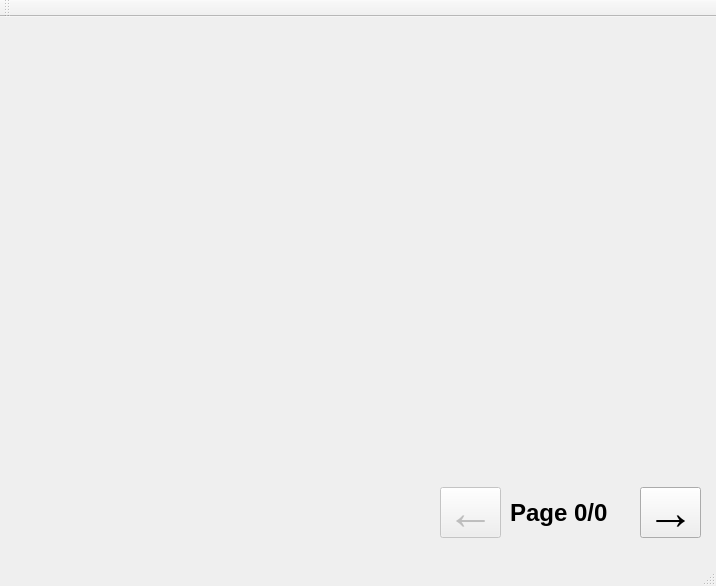
<?xml version="1.0" encoding="UTF-8"?>
<ui version="4.0">
 <class>MainWindow</class>
 <widget class="QMainWindow" name="MainWindow">
  <property name="geometry">
   <rect>
    <x>0</x>
    <y>0</y>
    <width>716</width>
    <height>586</height>
   </rect>
  </property>
  <property name="windowTitle">
   <string>MainWindow</string>
  </property>
  <widget class="QWidget" name="centralWidget">
   <widget class="QLabel" name="pageLabel">
    <property name="geometry">
     <rect>
      <x>510</x>
      <y>480</y>
      <width>111</width>
      <height>31</height>
     </rect>
    </property>
    <property name="font">
     <font>
      <pointsize>18</pointsize>
      <weight>75</weight>
      <bold>true</bold>
     </font>
    </property>
    <property name="text">
     <string>Page 0/0</string>
    </property>
   </widget>
   <widget class="QPushButton" name="nextButtton">
    <property name="geometry">
     <rect>
      <x>640</x>
      <y>470</y>
      <width>61</width>
      <height>51</height>
     </rect>
    </property>
    <property name="font">
     <font>
      <pointsize>36</pointsize>
      <weight>75</weight>
      <bold>true</bold>
     </font>
    </property>
    <property name="text">
     <string>→</string>
    </property>
   </widget>
   <widget class="QPushButton" name="prevButton">
    <property name="enabled">
     <bool>false</bool>
    </property>
    <property name="geometry">
     <rect>
      <x>440</x>
      <y>470</y>
      <width>61</width>
      <height>51</height>
     </rect>
    </property>
    <property name="font">
     <font>
      <pointsize>36</pointsize>
      <weight>75</weight>
      <bold>true</bold>
     </font>
    </property>
    <property name="text">
     <string>←</string>
    </property>
   </widget>
   <widget class="QWidget" name="pageContainer" native="true">
    <property name="geometry">
     <rect>
      <x>10</x>
      <y>10</y>
      <width>700</width>
      <height>450</height>
     </rect>
    </property>
    <property name="autoFillBackground">
     <bool>true</bool>
    </property>
    <widget class="QWidget" name="verticalLayoutWidget">
     <property name="geometry">
      <rect>
       <x>-1</x>
       <y>-1</y>
       <width>701</width>
       <height>451</height>
      </rect>
     </property>
     <layout class="QVBoxLayout" name="verticalLayout"/>
    </widget>
   </widget>
  </widget>
  <widget class="QMenuBar" name="menuBar">
   <property name="geometry">
    <rect>
     <x>0</x>
     <y>0</y>
     <width>716</width>
     <height>21</height>
    </rect>
   </property>
  </widget>
  <widget class="QToolBar" name="mainToolBar">
   <attribute name="toolBarArea">
    <enum>TopToolBarArea</enum>
   </attribute>
   <attribute name="toolBarBreak">
    <bool>false</bool>
   </attribute>
  </widget>
  <widget class="QStatusBar" name="statusBar"/>
 </widget>
 <layoutdefault spacing="6" margin="11"/>
 <resources/>
 <connections/>
</ui>
